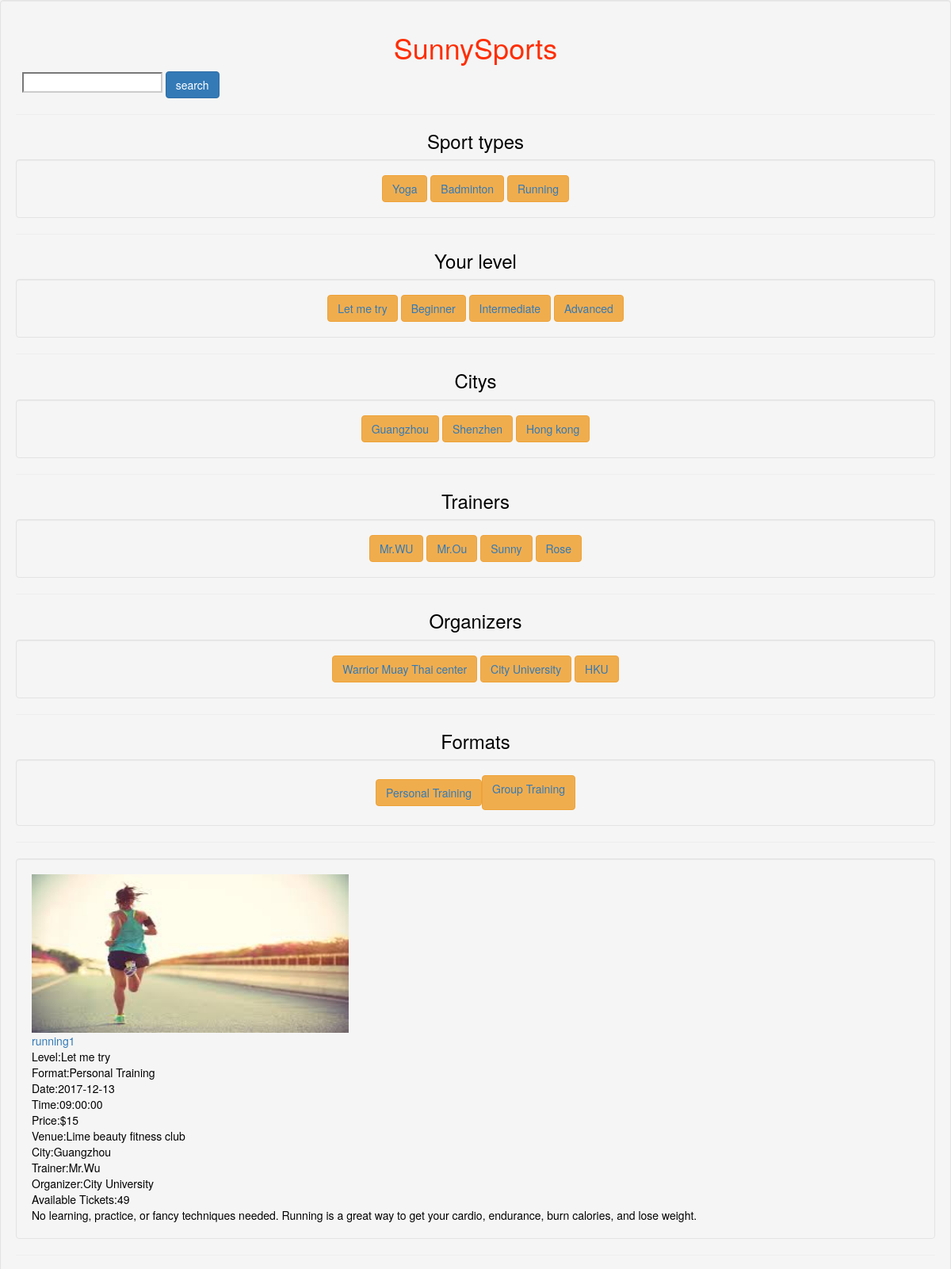
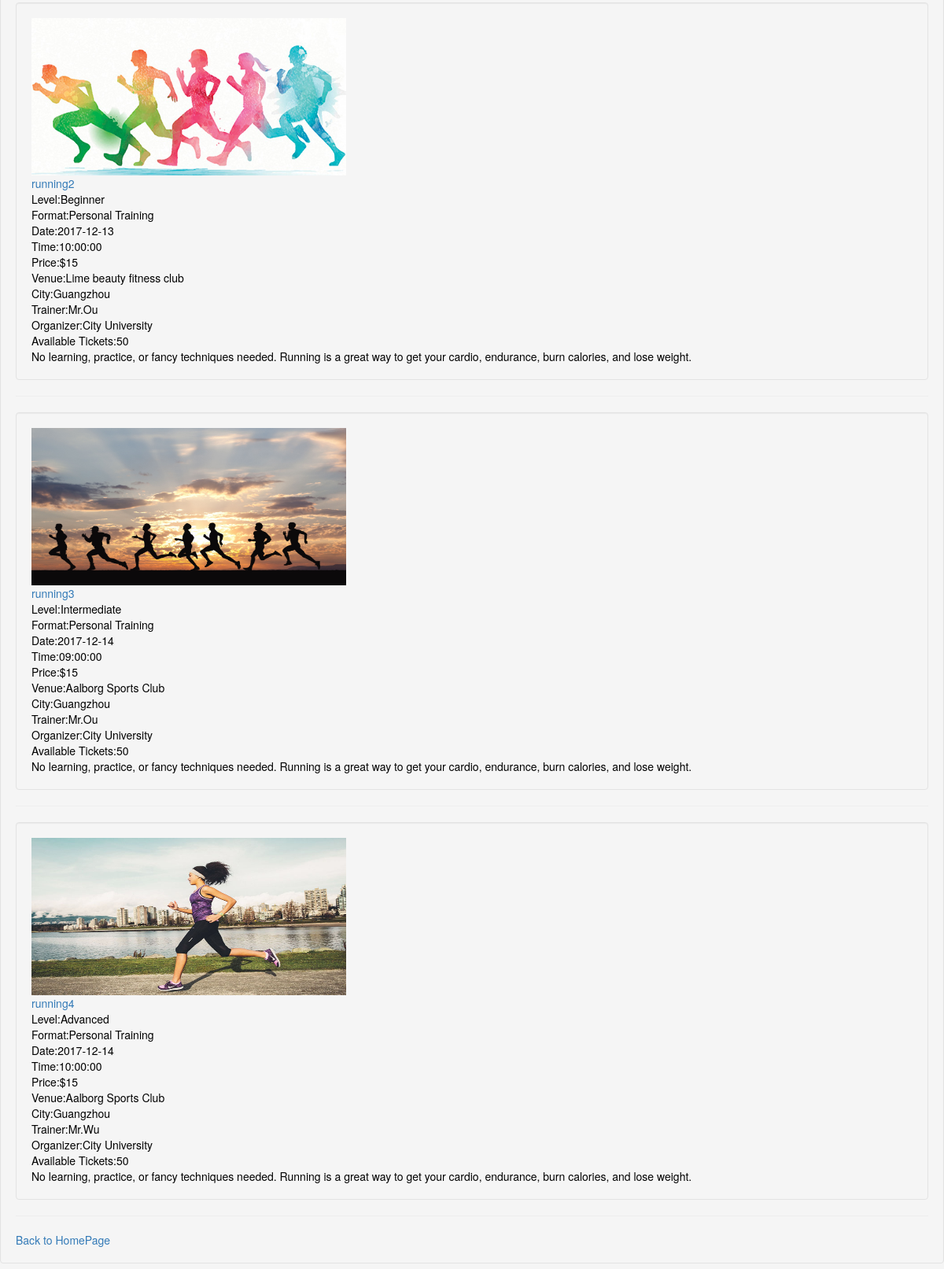
/CodeIgniter/index.php/SunnySports/listing/3/1, run on the app's committed database (2 pictures, top to bottom).
### tables this page shows
CREATE TABLE `sessions` (
  `Session_ID` int(11) NOT NULL,
  `Session_Title` varchar(40) NOT NULL,
  `Date` date NOT NULL,
  `Time` time NOT NULL,
  `Price` double NOT NULL,
  `Available_Tickets` int(11) NOT NULL,
  `Format_ID` int(11) NOT NULL,
  `Level_ID` int(11) NOT NULL,
  `Venue_ID` int(11) NOT NULL,
  `City_ID` int(11) NOT NULL,
  `Sport_ID` int(11) NOT NULL
);

CREATE TABLE `levels` (
  `Level_ID` int(11) NOT NULL,
  `Level` varchar(40) NOT NULL
);

CREATE TABLE `formats` (
  `Format_ID` int(11) NOT NULL,
  `Session_Format` varchar(40) NOT NULL
);

CREATE TABLE `venues` (
  `Venue_ID` int(11) NOT NULL,
  `Venue_Name` varchar(40) NOT NULL,
  `City_ID` int(11) NOT NULL
);

CREATE TABLE `cities` (
  `City_ID` int(11) NOT NULL,
  `City_Name` varchar(40) NOT NULL
);

CREATE TABLE `trainers` (
  `Trainer_ID` int(11) NOT NULL,
  `Trainer_Name` varchar(40) NOT NULL
);

CREATE TABLE `organizers` (
  `Organizer_ID` int(11) NOT NULL,
  `Organizer_Name` varchar(40) NOT NULL
);

CREATE TABLE `sports` (
  `Sport_ID` int(11) NOT NULL,
  `Sport_Name` varchar(40) NOT NULL,
  `Theme_Photo` varchar(200) DEFAULT NULL,
  `Short_Description` varchar(160) DEFAULT NULL,
  `Long_Description` varchar(1000) DEFAULT NULL
);

### CodeIgniter/application/controllers/SunnySports.php (called while the page is built, shortened)
<?php if ( ! defined('BASEPATH')) exit('No direct script access allowed');
class SunnySports extends CI_Controller {
  public function listing()
  {
				$this->load->database();
				$sql_string = "";
				if($this->uri->segment(4)==1){
					$sql_string = "SELECT * FROM sessions NATURAL JOIN formats NATURAL JOIN venues NATURAL JOIN cities
					NATURAL JOIN sports NATURAL JOIN levels NATURAL JOIN sessions_organizers NATURAL JOIN organizers
					NATURAL JOIN sessions_trainers NATURAL JOIN trainers"
												. " WHERE sport_id='"
												. $this->uri->segment(3)
												. "' ";
				}
				$sql_query = $this->db->query($sql_string);
				$data["query_listing"] = $sql_query;
				$this->load->view('HomePage', $data);
        $this->load->view('sports_listing', $data);
  }
}

### CodeIgniter/index.php (called while the page is built, shortened)
<?php
require_once BASEPATH.'core/CodeIgniter.php';

### CodeIgniter/application/views/sports_listing.php (the view)
<hr>
<?php
foreach ($query_listing->result() as $row)
			{
				$full = "full";
				if($row->Available_Tickets > 0){
					$full = $row->Available_Tickets;
				}
				?>
				<?php
      echo
			'<p class="well">'
			.'<a href="/CodeIgniter/index.php/SunnySports/session/'
			. $row->Session_ID . '/' . $row->Sport_ID .'">'
			.'<img src="http://localhost/CodeIgniter/image/' . $row->Session_Title . '.jpg" width="400" height="200"><br>'
      . $row->Session_Title . "</a>"
			. '<br>Level:' . $row->Level
			. '<br>Format:' . $row->Session_Format
			. '<br>Date:' . $row->Date
			. '<br>Time:' . $row->Time
			. '<br>Price:$'. $row->Price
      . '<br>Venue:' . $row->Venue_Name
			. '<br>City:' . $row->City_Name
			. '<br>Trainer:' . $row->Trainer_Name
			. '<br>Organizer:' . $row->Organizer_Name
			. '<br>Available Tickets:' . $full
			. '<br>' . $row->Short_Description .'<hr>'
			.	'</p>';
      }
?>
<a href="/CodeIgniter/index.php/SunnySports">Back to HomePage</a>
</body>
</html>

### data on the page
sessions: Session_Title (picture), Session_Title "running1", Level_ID.Level "Let me try", Format_ID.Session_Format "Personal Training", Date "2017-12-13", Time "09:00:00", Price "15", Venue_ID.Venue_Name "Lime beauty fitness club", City_ID.City_Name "Guangzhou", trainers.Trainer_Name "Mr.Wu", organizers.Organizer_Name "City University", Available_Tickets "49", Sport_ID.Short_Description "No learning, practice, or fancy techniques needed. Running is a great way to get your cardio, endurance, burn calories, and lose weight."
sessions: Session_Title (picture), Session_Title "running2", Level_ID.Level "Beginner", Format_ID.Session_Format "Personal Training", Date "2017-12-13", Time "10:00:00", Price "15", Venue_ID.Venue_Name "Lime beauty fitness club", City_ID.City_Name "Guangzhou", trainers.Trainer_Name "Mr.Ou", organizers.Organizer_Name "City University", Available_Tickets "50", Sport_ID.Short_Description "No learning, practice, or fancy techniques needed. Running is a great way to get your cardio, endurance, burn calories, and lose weight."
sessions: Session_Title (picture), Session_Title "running3", Level_ID.Level "Intermediate", Format_ID.Session_Format "Personal Training", Date "2017-12-14", Time "09:00:00", Price "15", Venue_ID.Venue_Name "Aalborg Sports Club", City_ID.City_Name "Guangzhou", trainers.Trainer_Name "Mr.Ou", organizers.Organizer_Name "City University", Available_Tickets "50", Sport_ID.Short_Description "No learning, practice, or fancy techniques needed. Running is a great way to get your cardio, endurance, burn calories, and lose weight."
sessions: Session_Title (picture), Session_Title "running4", Level_ID.Level "Advanced", Format_ID.Session_Format "Personal Training", Date "2017-12-14", Time "10:00:00", Price "15", Venue_ID.Venue_Name "Aalborg Sports Club", City_ID.City_Name "Guangzhou", trainers.Trainer_Name "Mr.Wu", organizers.Organizer_Name "City University", Available_Tickets "50", Sport_ID.Short_Description "No learning, practice, or fancy techniques needed. Running is a great way to get your cardio, endurance, burn calories, and lose weight."
